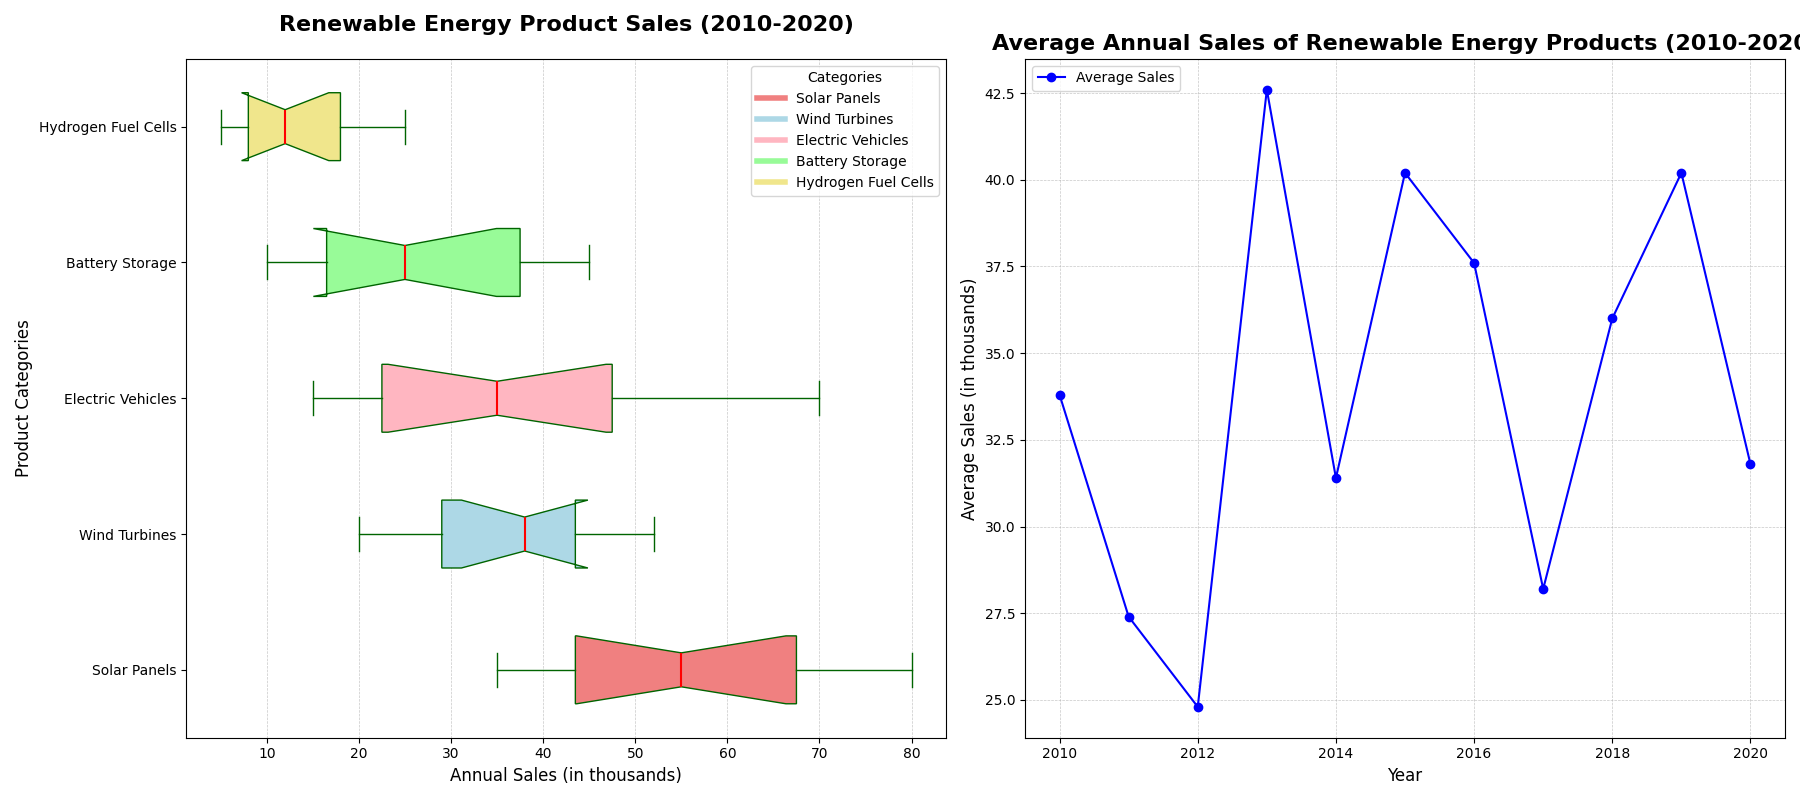

Recreate this plot in Python.
import matplotlib.pyplot as plt
import numpy as np

# Data preparation
categories = ['Solar Panels', 'Wind Turbines', 'Electric Vehicles', 'Battery Storage', 'Hydrogen Fuel Cells']

solar_panels_sales = [42, 60, 35, 70, 55, 80, 65, 40, 50, 75, 45]
wind_turbines_sales = [38, 25, 50, 28, 42, 52, 20, 35, 30, 40, 45]
electric_vehicles_sales = [25, 20, 18, 70, 45, 35, 60, 40, 50, 30, 15]
battery_storage_sales = [42, 25, 15, 35, 10, 22, 18, 12, 30, 40, 45]
hydrogen_fuel_cells_sales = [22, 7, 6, 10, 5, 12, 25, 14, 20, 16, 9]

sales_data = [solar_panels_sales, wind_turbines_sales, electric_vehicles_sales,
               battery_storage_sales, hydrogen_fuel_cells_sales]

average_sales = np.mean([solar_panels_sales, wind_turbines_sales, electric_vehicles_sales,
                         battery_storage_sales, hydrogen_fuel_cells_sales], axis=0)
years = list(range(2010, 2020 + 1))

# Plot setup
fig, (ax1, ax2) = plt.subplots(1, 2, figsize=(18, 8))

# First subplot: Horizontal Box Plot
ax1.boxplot(sales_data, patch_artist=True, labels=categories, notch=True, vert=False,
            boxprops=dict(facecolor='lightgreen', color='darkgreen'),
            whiskerprops=dict(color='darkgreen'),
            capprops=dict(color='darkgreen'),
            medianprops=dict(color='red', linewidth=1.5))

colors = ['lightcoral', 'lightblue', 'lightpink', 'palegreen', 'khaki']
for patch, color in zip(ax1.patches, colors):
    patch.set_facecolor(color)

ax1.set_title('Renewable Energy Product Sales (2010-2020)', fontsize=16, weight='bold', pad=20)
ax1.set_xlabel('Annual Sales (in thousands)', fontsize=12)
ax1.set_ylabel('Product Categories', fontsize=12)
ax1.grid(True, linestyle='--', linewidth=0.5, alpha=0.7, axis='x')

handles = [plt.Line2D([0], [0], color=color, lw=4) for color in colors]
ax1.legend(handles, categories, title='Categories', loc='upper right')

# Second subplot: Line Plot for average annual sales
ax2.plot(years, average_sales, marker='o', linestyle='-', color='blue', label='Average Sales')
ax2.set_title('Average Annual Sales of Renewable Energy Products (2010-2020)', fontsize=16, weight='bold')
ax2.set_xlabel('Year', fontsize=12)
ax2.set_ylabel('Average Sales (in thousands)', fontsize=12)
ax2.grid(True, linestyle='--', linewidth=0.5, alpha=0.7)
ax2.legend(loc='upper left')

plt.tight_layout()
plt.show()
